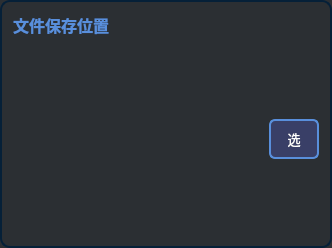
                        <widget class="QFrame" name="frame_anifont_5">
                         <property name="sizePolicy">
                          <sizepolicy hsizetype="Preferred" vsizetype="Expanding">
                           <horstretch>0</horstretch>
                           <verstretch>0</verstretch>
                          </sizepolicy>
                         </property>
                         <property name="minimumSize">
                          <size>
                           <width>231</width>
                           <height>101</height>
                          </size>
                         </property>
                         <property name="styleSheet">
                          <string notr="true">QFrame{
 border:2px solid;
	border-color: rgb(5, 32, 56);
	background-color: rgb(43, 47, 51);
border-radius:10px;
}
QComboBox QAbstractItemView{
outline: 0px solid gray;            
/*border:1px solid #eeeeee;*/            
color:rgb(145,151,163);
selection-color:white;
font-size:14px;
font-family:Microsoft YaHei UI;            
background-color:rgb(18,26,39);
selection-background-color:rgb(33,41,54);
border-top-radius:0px;
border-bottom-radius:10px;
}</string>
                         </property>
                         <property name="frameShape">
                          <enum>QFrame::StyledPanel</enum>
                         </property>
                         <property name="frameShadow">
                          <enum>QFrame::Raised</enum>
                         </property>
                         <layout class="QVBoxLayout" name="verticalLayout_12">
                          <item>
                           <widget class="QLabel" name="label_anifont_5">
                            <property name="sizePolicy">
                             <sizepolicy hsizetype="Fixed" vsizetype="Fixed">
                              <horstretch>0</horstretch>
                              <verstretch>0</verstretch>
                             </sizepolicy>
                            </property>
                            <property name="font">
                             <font>
                              <family>Microsoft YaHei UI</family>
                              <pointsize>12</pointsize>
                              <weight>75</weight>
                              <bold>true</bold>
                             </font>
                            </property>
                            <property name="styleSheet">
                             <string notr="true">QLabel{
border:none;
color:#598FDC;
}</string>
                            </property>
                            <property name="text">
                             <string>文件保存位置</string>
                            </property>
                           </widget>
                          </item>
                          <item alignment="Qt::AlignBottom">
                           <widget class="QFrame" name="frame_selectanifont_6">
                            <property name="minimumSize">
                             <size>
                              <width>0</width>
                              <height>0</height>
                             </size>
                            </property>
                            <property name="styleSheet">
                             <string notr="true">QFrame{border:none;
}</string>
                            </property>
                            <property name="frameShape">
                             <enum>QFrame::StyledPanel</enum>
                            </property>
                            <property name="frameShadow">
                             <enum>QFrame::Raised</enum>
                            </property>
                            <property name="lineWidth">
                             <number>0</number>
                            </property>
                            <layout class="QHBoxLayout" name="horizontalLayout_23">
                             <property name="spacing">
                              <number>0</number>
                             </property>
                             <property name="leftMargin">
                              <number>0</number>
                             </property>
                             <property name="topMargin">
                              <number>0</number>
                             </property>
                             <property name="rightMargin">
                              <number>0</number>
                             </property>
                             <property name="bottomMargin">
                              <number>0</number>
                             </property>
                             <item>
                              <widget class="QTextBrowser" name="fileTextBrowser">
                               <property name="font">
                                <font>
                                 <family>Microsoft YaHei UI</family>
                                </font>
                               </property>
                               <property name="styleSheet">
                                <string notr="true">color: rgb(255, 255, 255);</string>
                               </property>
                               <property name="html">
                                <string>&lt;!DOCTYPE HTML PUBLIC &quot;-//W3C//DTD HTML 4.0//EN&quot; &quot;http://www.w3.org/TR/REC-html40/strict.dtd&quot;&gt;
&lt;html&gt;&lt;head&gt;&lt;meta name=&quot;qrichtext&quot; content=&quot;1&quot; /&gt;&lt;style type=&quot;text/css&quot;&gt;
p, li { white-space: pre-wrap; }
&lt;/style&gt;&lt;/head&gt;&lt;body style=&quot; font-family:'Microsoft YaHei UI'; font-size:13pt; font-weight:400; font-style:normal;&quot;&gt;
&lt;p style=&quot;-qt-paragraph-type:empty; margin-top:0px; margin-bottom:0px; margin-left:0px; margin-right:0px; -qt-block-indent:0; text-indent:0px; font-family:'SimSun'; font-size:9pt;&quot;&gt;&lt;br /&gt;&lt;/p&gt;&lt;/body&gt;&lt;/html&gt;</string>
                               </property>
                              </widget>
                             </item>
                             <item>
                              <widget class="QPushButton" name="pushButtonFile">
                               <property name="minimumSize">
                                <size>
                                 <width>50</width>
                                 <height>40</height>
                                </size>
                               </property>
                               <property name="font">
                                <font>
                                 <family>Microsoft YaHei UI</family>
                                 <pointsize>10</pointsize>
                                </font>
                               </property>
                               <property name="styleSheet">
                                <string notr="true">QPushButton {	
	border: 2px solid;
	border-color: #598FDC;
	border-radius: 6px;
	color: rgb(255, 255, 255);
	background-color: rgb(57, 63, 103);
}
QPushButton:hover {
	background-color: rgb(38, 43, 85);
}
QPushButton:checked{
    background-color: rgb(33, 33, 33);
}</string>
                               </property>
                               <property name="text">
                                <string>选</string>
                               </property>
                              </widget>
                             </item>
                            </layout>
                           </widget>
                          </item>
                         </layout>
                        </widget>
